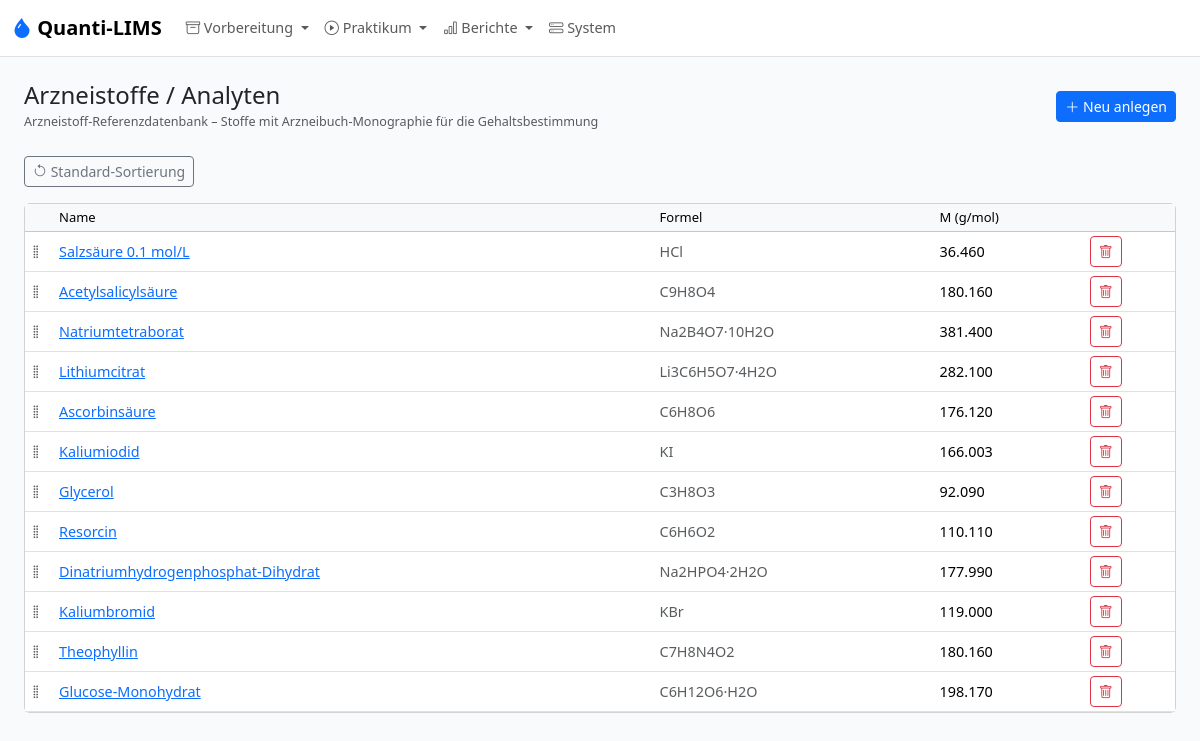
The app's page /admin/substances with its own data.
### models.py (models this page shows, shortened)
class Substance(db.Model):
    __tablename__ = "substance"
    id = db.Column(db.Integer, primary_key=True)
    name = db.Column(db.String(200), unique=True, nullable=False)
    formula = db.Column(db.String(100))
    molar_mass_gmol = db.Column(db.Float)
    anhydrous_molar_mass_gmol = db.Column(db.Float, nullable=True)  # For hydrate correction (e.g. Li citrate tetrahydrate)
    e_ab_g = db.Column(db.Float)
    g_ab_min_pct = db.Column(db.Float)
    g_ab_max_pct = db.Column(db.Float)
    notes = db.Column(db.Text)
    position = db.Column(db.Integer, nullable=False, default=0)
    lots = db.relationship("SubstanceLot", back_populates="substance")
    analyses = db.relationship("Analysis", back_populates="substance")

### app.py (the view)
    @app.route("/admin/substances")
    def admin_substances():
        items = Substance.query.order_by(Substance.position, Substance.name).all()
        return render_template("admin/substances.html", items=items)

### templates/admin/substances.html (shortened to what this page needs)
{% extends "base.html" %}
{% from "macros.html" import page_header, delete_btn %}
{% block content %}
{{ page_header("Arzneistoffe / Analyten", "Arzneistoff-Referenzdatenbank – Stoffe mit Arzneibuch-Monographie für die Gehaltsbestimmung", url_for('admin_substance_form')) }}
<div class="mb-3">
  <button class="btn btn-outline-secondary btn-sm" id="reset-order-btn" title="Sortierung zurücksetzen (alphabetisch)"><i class="bi bi-arrow-counterclockwise"></i> Standard-Sortierung</button>
</div>
<div class="card">
<div class="table-responsive">
<table class="table table-sm table-hover mb-0 align-middle">
<thead class="table-light"><tr><th style="width:30px"></th><th>Name</th><th>Formel</th><th>M (g/mol)</th><th></th></tr></thead>
<tbody id="substance-sortable">
{% for s in items %}
<tr data-id="{{ s.id }}">
  <td class="drag-handle" style="cursor:grab"><i class="bi bi-grip-vertical text-body-secondary"></i></td>
  <td><a href="{{ url_for('admin_substance_form', id=s.id) }}">{{ s.name }}</a></td>
  <td class="text-body-secondary">{{ s.formula or '–' }}</td>
  <td>{{ s.molar_mass_gmol|fmt(3) }}</td>
  <td>{{ delete_btn(url_for('admin_substance_delete', id=s.id)) }}</td>
</tr>
{% endfor %}
</tbody></table></div></div>
{% endblock %}

### templates/macros.html (shortened to what this page needs)
{% macro page_header(title, subtitle="", new_url="", new_label="Neu anlegen") %}
<div class="d-flex justify-content-between align-items-center mb-4">
  <div>
    <h4 class="mb-0">{{ title }}</h4>
    {% if subtitle %}<small class="text-body-secondary">{{ subtitle }}</small>{% endif %}
  </div>
  {% if new_url %}
  <a href="{{ new_url }}" class="btn btn-primary btn-sm"><i class="bi bi-plus-lg"></i> {{ new_label }}</a>
  {% endif %}
</div>
{% endmacro %}
{% macro delete_btn(url) %}
<form method="POST" action="{{ url }}" class="d-inline" onsubmit="return confirm('Wirklich löschen?')">
  <button type="submit" class="btn btn-outline-danger btn-sm"><i class="bi bi-trash"></i></button>
</form>
{% endmacro %}

### static/style.css (style rules this page uses)
:root { --ql-primary: #2563eb; --ql-bg: #f8fafc; }
body { background: var(--ql-bg); font-size: 0.9rem; }
.table th { font-weight: 500; font-size: 0.8125rem; white-space: nowrap; }
.table td { vertical-align: middle; }
.drag-handle { cursor: grab; user-select: none; }

### records on screen
Substance: name "Salzsäure 0.1 mol/L", formula "HCl", molar_mass_gmol|fmt "36.460"
Substance: name "Acetylsalicylsäure", formula "C9H8O4", molar_mass_gmol|fmt "180.160"
Substance: name "Natriumtetraborat", formula "Na2B4O7·10H2O", molar_mass_gmol|fmt "381.400"
Substance: name "Lithiumcitrat", formula "Li3C6H5O7·4H2O", molar_mass_gmol|fmt "282.100"
Substance: name "Ascorbinsäure", formula "C6H8O6", molar_mass_gmol|fmt "176.120"
Substance: name "Kaliumiodid", formula "KI", molar_mass_gmol|fmt "166.003"
Substance: name "Glycerol", formula "C3H8O3", molar_mass_gmol|fmt "92.090"
Substance: name "Resorcin", formula "C6H6O2", molar_mass_gmol|fmt "110.110"
Substance: name "Dinatriumhydrogenphosphat-Dihydrat", formula "Na2HPO4·2H2O", molar_mass_gmol|fmt "177.990"
Substance: name "Kaliumbromid", formula "KBr", molar_mass_gmol|fmt "119.000"
Substance: name "Theophyllin", formula "C7H8N4O2", molar_mass_gmol|fmt "180.160"
Substance: name "Glucose-Monohydrat", formula "C6H12O6·H2O", molar_mass_gmol|fmt "198.170"

### other values on screen
{{ title }} "Arzneistoffe / Analyten"
{{ subtitle }} "Arzneistoff-Referenzdatenbank – Stoffe mit Arzneibuch-Monographie für die Gehaltsbestimmung"
{{ new_label }} "Neu anlegen"
